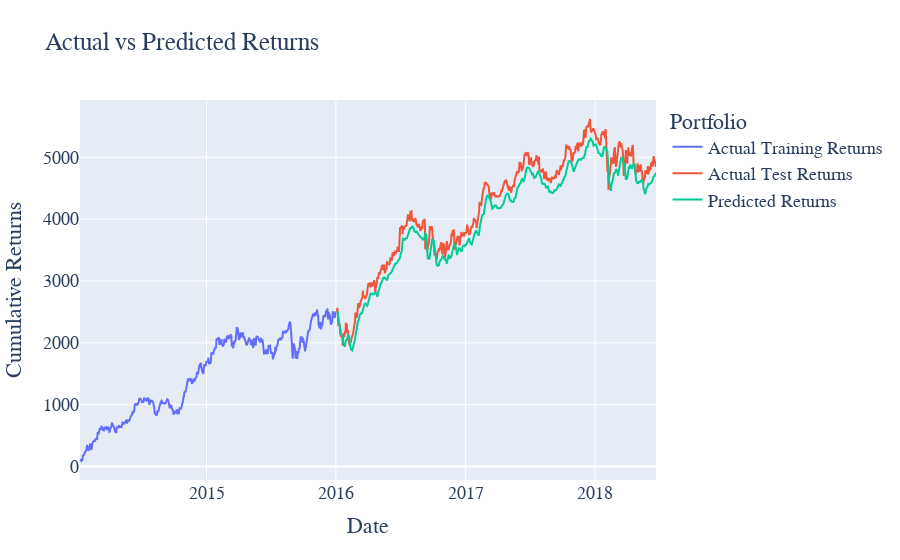

The code cell stored with this chart in its notebook:
### Code cell
from PortfolioPredictor2 import PortfolioPredictorDirectMultiStep

portfolio_predictor = PortfolioPredictorDirectMultiStep(raw_data_train, raw_data_test, initial_portfolio, n_steps=5)

portfolio_predictor.preprocess_data()
portfolio_predictor.build_model()
portfolio_predictor.train_model()
prediction = portfolio_predictor.predict()   
#portfolio_predictor.plot_loss()
portfolio_predictor.plot_predictions()
portfolio_predictor.compute_performance()

### Figure 1 — Plotly figure (JSON) as saved in the notebook; plotly's stock layout.template omitted (floating-point values rounded to 4 significant figures; data arrays with more than 128 entries replaced by an {"elided": "..."} marker saying what was removed)
{"data": [{"mode": "lines", "name": "Actual Training Returns", "type": "scatter", "x": {"elided": "499 str values"}, "y": {"elided": "504 float values"}}, {"mode": "lines", "name": "Actual Test Returns", "type": "scatter", "x": {"elided": "627 str values"}, "y": {"elided": "623 float values"}}, {"mode": "lines", "name": "Predicted Returns", "type": "scatter", "x": {"elided": "627 str values"}, "y": {"elided": "623 float values"}}], "layout": {"font": {"family": "Cambria", "size": 18}, "legend": {"title": {"text": "Portfolio"}}, "title": {"text": "Actual vs Predicted Returns"}, "xaxis": {"title": {"text": "Date"}}, "yaxis": {"title": {"text": "Cumulative Returns"}}}}
